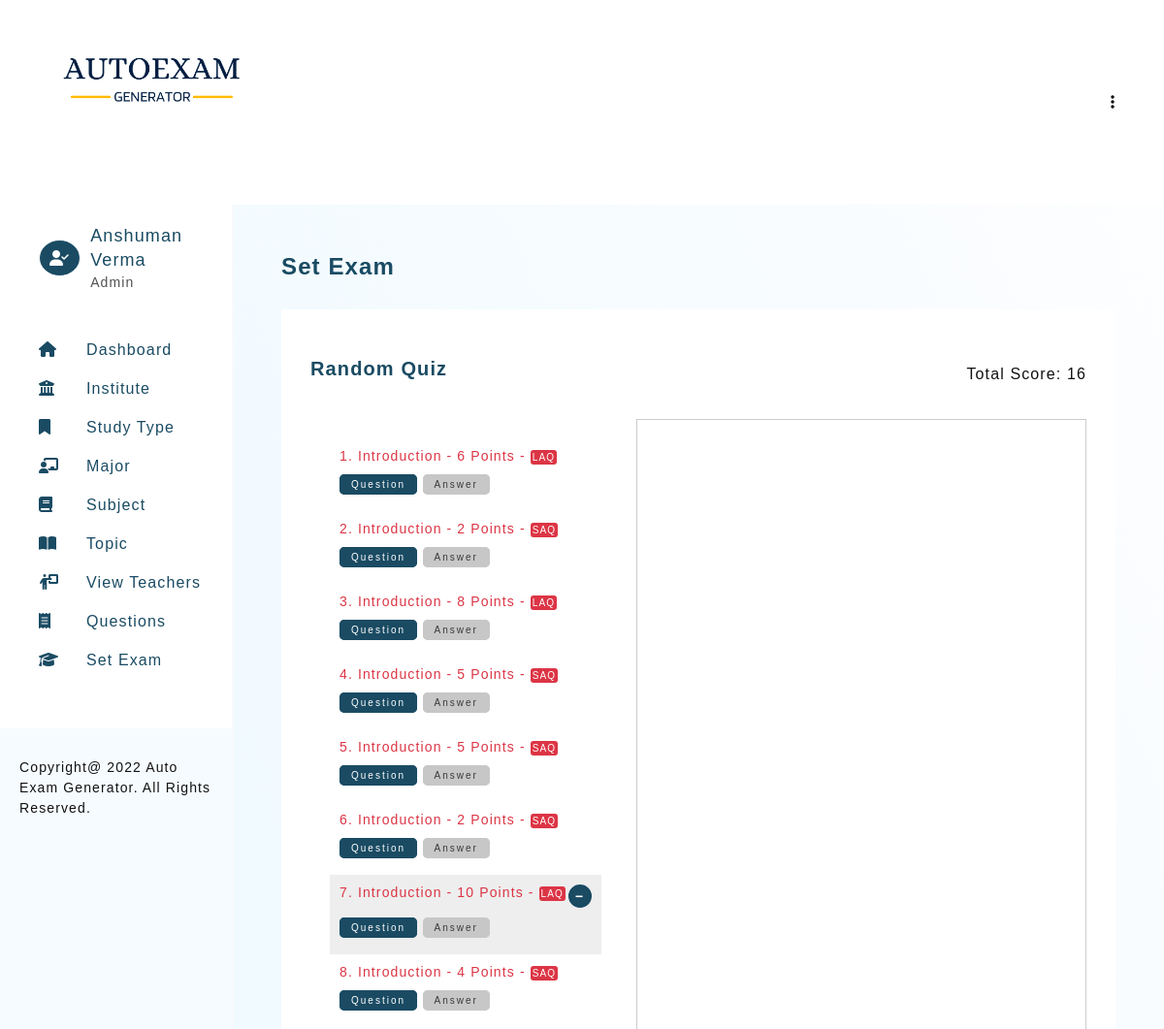
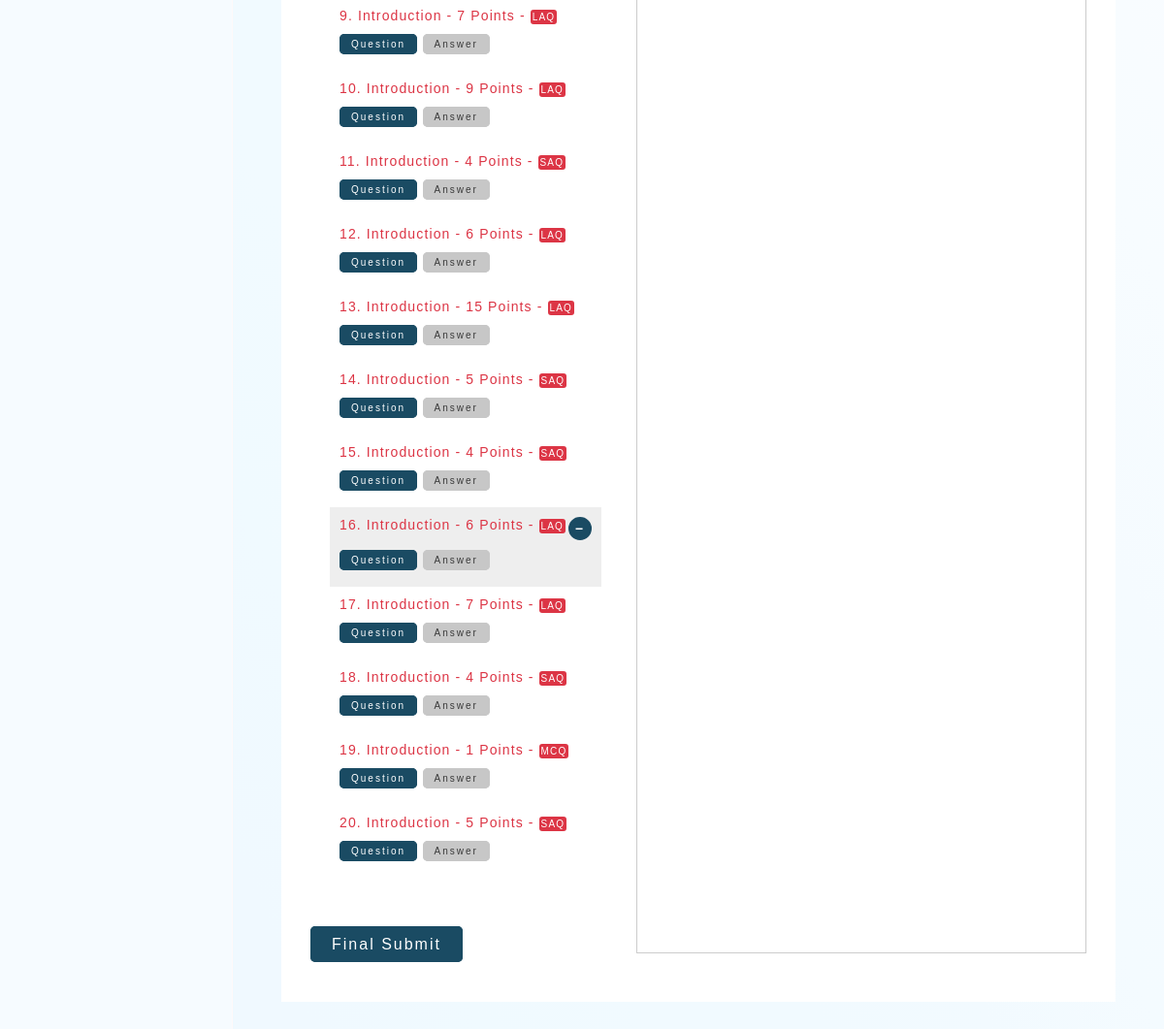
The app's page /autoexam/setExam-4.php?examId=94&&mode=Random (signed in) with its own data (2 pictures, top to bottom).
### tables this page shows
CREATE TABLE `teacher_profile` (
  `teacher_id` int(11) NOT NULL,
  `teacher_firstname` varchar(30) NOT NULL,
  `teacher_lastname` varchar(30) NOT NULL,
  `email` varchar(50) DEFAULT NULL,
  `password` varchar(100) NOT NULL,
  `type` enum('Admin','Teacher') NOT NULL DEFAULT 'Teacher',
  `addedOn` datetime DEFAULT current_timestamp()
);

CREATE TABLE `exam` (
  `examId` int(11) NOT NULL,
  `instituteId` int(11) DEFAULT NULL,
  `studyId` int(11) DEFAULT NULL,
  `majorId` int(11) DEFAULT NULL,
  `subjectId` int(11) DEFAULT NULL,
  `examMode` enum('Manual','Random') DEFAULT NULL,
  `examName` varchar(100) DEFAULT NULL,
  `semester` varchar(12) DEFAULT NULL,
  `examAddedBy` int(11) DEFAULT NULL,
  `examAddedOn` datetime DEFAULT current_timestamp()
);

CREATE TABLE `question_bank` (
  `question_id` int(11) NOT NULL,
  `subject_topic_id` int(11) DEFAULT NULL,
  `question_abbr` varchar(30) DEFAULT NULL,
  `question` longtext NOT NULL,
  `optionA` longtext NOT NULL,
  `optionB` longtext NOT NULL,
  `optionC` longtext NOT NULL,
  `optionD` longtext NOT NULL,
  `answer` longtext NOT NULL,
  `score` int(11) NOT NULL,
  `questionAddedBy` int(11) DEFAULT NULL,
  `questionAddedOn` datetime DEFAULT current_timestamp()
);

CREATE TABLE `subject_topic` (
  `subject_topic_id` int(11) NOT NULL,
  `subject_topic_name` text NOT NULL,
  `subject_id` int(11) DEFAULT NULL,
  `topicAddedBy` int(11) DEFAULT NULL,
  `topicAddedOn` datetime DEFAULT current_timestamp()
);

CREATE TABLE `question_type` (
  `question_type_id` int(11) NOT NULL,
  `question_type_value` varchar(70) DEFAULT NULL,
  `question_abbr` varchar(30) DEFAULT NULL
);

### autoexam/includes/config.php (called while the page is built, shortened)
<?php
    $sitename = "Auto Exam Generator";

### autoexam/setExam-4.php (the view, shortened to what this page needs)
<?php
require_once './templates/header.php';
?>
<section>
    <h3 class="heading">Set Exam</h3>
    <div class="card">
        <?php
            if( isset($_GET['examId']))
            {
                $examQ = mysqli_query($connection, "SELECT * FROM exam WHERE examId = '$_GET[examId]'");
                if(mysqli_num_rows($examQ) >= 1 )
                {
                    $examR = mysqli_fetch_assoc($examQ);
                    $topicsId = '';
                    $examsTopicQ = mysqli_query($connection, "SELECT * FROM exam_topics WHERE examId = '$_GET[examId]'");
                    if(mysqli_num_rows($examsTopicQ) >= 1)
                    {
                        $topicArr = [];
                        while ($examTopicR = mysqli_fetch_assoc($examsTopicQ)) {
                        $topicArr[] = $examTopicR['topicId'];
                        }
                        $topicsId = implode(',',$topicArr);
                    }
                    $typeQ = mysqli_query($connection, "SELECT * FROM exam_type WHERE examId = '$_GET[examId]'");
                    if(mysqli_num_rows($typeQ) >= 1)
                    {
                        while ($typeR = mysqli_fetch_assoc($typeQ))
                        {
                            $val = "'$typeR[question_abbr]'";
                            $typeArr[] = $val ;
                        }
                        $typeId = implode(',',$typeArr);
                    }
                    $questionsQ = mysqli_query($connection,
                        "SELECT * FROM question_bank
                        LEFT JOIN subject_topic ON question_bank.subject_topic_id = subject_topic.subject_topic_id
                        LEFT JOIN question_type ON question_type.question_abbr = question_bank.question_abbr
                        WHERE question_bank.subject_topic_id IN ($topicsId) AND question_bank.question_abbr IN ( $typeId)");
        ?>
        <div class="card-heading">
            <div>
                <h4 class="sub-heading"><?= $examR['examMode']; ?> Quiz</h4>
            </div>
            <p>
                Total Score:
                <span id="examScore">
                    <?php
                        $totalscore = 0;
                        if( isset( $_SESSION['score'] ) )
                        {
                            foreach($_SESSION['score'] as $value)
                            {
                                $totalscore += (int)$value;
                            }
                        }
                        echo $totalscore;
                    ?>
                </span>
            </p>
        </div>
        <div class="main-block">
            <div class="left-block">
                <form method="post" class="form-container g-xlarge">
                    <fieldset class="form-box">
                            <ul class="question-lists">
                                <?php
                                    if(mysqli_num_rows($questionsQ) >= 1)
                                    {
                                        $i = 1;
                                        while ($questionR = mysqli_fetch_assoc($questionsQ))
                                        {
                                            $checked = "";
                                            $quesBg= "";
                                            if( isset($_SESSION['questions'][$questionR['question_id']]))
                                            {
                                                $checked = "<a class=\"btn btn-minus\" href='javascript:void(0)'><span>&#8722;</span></a>";
                                                $quesBg = "light-bg";
                                            }
                                            echo "<li class=\"question-block $quesBg\"  id=\"questionBlock$questionR[question_id]\">
                                                    <p class=\"question-text text-sm\">
                                                        <span class=\"question-type\">
                                                            $i. $questionR[subject_topic_name]
                                                            - $questionR[score] Points -
                                                            <span class=\"text-right badge-red\">$questionR[question_abbr]</span>
                                                        </span>
                                                        <span class=\"checked\" onclick=\"removeQuestionFromExam($questionR[question_id], $questionR[score])\" id=\"checked$questionR[question_id]\">$checked</span>
                                                    </p>
                                                    <div class=\"btn-block\">
                                                        <a href=\"javascript:void(0)\" onclick=\"showQuestionDetails($questionR[question_id], 'question')\" class=\"btn-sm btn-green\">Question</a>
                                                        <a href=\"javascript:void(0)\" onclick=\"showQuestionDetails($questionR[question_id], 'answer')\" class=\"btn-sm btn-back\">Answer</a>
                                                    </div>
                                                </li>";
                                            $i++;
                                        }
                                    }
                                ?>
                            </ul>
                    </fieldset>
                    <div>
                        <?php
                            if(isset($_GET['mode']))
                            {
                                $mode = $_GET['mode'];
                                if($mode == 'Random')
                                {
                                    $exmamode = 'Manual';
                                }
                                elseif($mode == 'Manual')
                                {
                                    $exmamode = 'Manual';
                                }
                            }
                            else
                            {
                                $exmamode = $examR['examMode'];
                            }
                        ?>
                        <a href="setExam-5.php?examId=<?= $_GET['examId']; ?>&&examMode=<?= $exmamode; ?>" class="btn btn-green">Final Submit</a>
                    </div>
                </form>
            </div>
            <div class="right-block" id="question-details">
            </div>
        </div>
        <?php
            }
            else
            {
                echo "Oops! Something went wrong. Please try again later.";
            }
        }
        else
            {
                echo "Oops! Something went wrong. Please try again later.";
            }
        ?>
    </div>
</section>
<?php
    require_once './templates/footer.php';
?>

### autoexam/templates/header.php (shortened to what this page needs)
<?php
    require './includes/config.php';
    require_once './includes/connection.php';
    if(isset($_SESSION['user']))
    {
        $userQuery = mysqli_query($connection, "SELECT * FROM teacher_profile WHERE email = '$_SESSION[user]'");
        $userRow = mysqli_fetch_assoc($userQuery);
    }
?>
<!DOCTYPE html>
<html lang="en">
<head>
    <link rel="stylesheet" href="./assets/css/main.css">
    <link rel="stylesheet" href="./assets/css/style.css">
    <link rel="stylesheet" href="https://cdnjs.cloudflare.com/ajax/libs/font-awesome/6.1.1/css/all.min.css">
</head>
<body>
    <header class="admin-header">
        <h1 class="title">
            <img src="./assets/images/logo.png" alt="Auto Exam Generator" height="60px">
        </h1>
        <div>
            <ul>
                <li class="dropmenu">
                    <a href="#"><i class="fa-solid fa-ellipsis-vertical"></i></a>
                </li>
            </ul>
        </div>
    </header>
    <aside id="asideMenu">
        <div class="profile-header" id="profile-header2">
            <?php
                if($_SESSION['userType'] == 'Admin')
                {
                    echo "<i class=\"fa-solid fa-user-check\"></i>";
                }
                else
                {
                    echo "<i class=\"fa-solid fa-user\"></i>";
                }
            ?>
            <div>
                <h2>
                    <?=
                        $userRow['teacher_firstname'] ." ". $userRow['teacher_lastname']
                    ?>
                </h2>
                <p> <?=  $_SESSION['userType']; ?> </p>
            </div>
        </div>
        <section id="nav-header">
            <nav>
                <ul class="navbar">
                    <li><a href="dashboard.php"><i class="fa-solid fa-house"></i><span>Dashboard</span></a></li>
                            <li><a href="institute-view.php"><i class="fa-solid fa-building-columns"></i><span>Institute</span></a></li>
                            <li><a href="studyType-view.php"><i class="fa-solid fa-bookmark"></i><span>Study Type</span></a></li>
                            <li><a href="major-view.php"><i class="fa-solid fa-chalkboard-user"></i><span>Major</span></a></li>
                            <li><a href="subject-view.php"><i class="fa-solid fa-book"></i><span>Subject</span></a></li>
                            <li><a href="topic-view.php"><i class="fa-solid fa-book-open"></i><span>Topic</span></a></li>
                    <?php
                        if($_SESSION['userType'] == 'Admin')
                        {
                    ?>
                            <li><a href="teacher-view.php"><i class="fa-solid fa-person-chalkboard"></i><span>View Teachers</span></a></li>
                    <?php
                        }
                    ?>
                    <li><a href="question-view.php"><i class="fa-solid fa-receipt"></i><span>Questions</span></a></li>
                    <li><a href="setExam-1.php"><i class="fa-solid fa-graduation-cap"></i><span>Set Exam</span></a></li>
                </ul>
            </nav>
        </section>
        <footer class="copyright">Copyright@
            <?= date("Y"); ?>
            <?= $sitename; ?>. All Rights Reserved.
        </footer>
    </aside>
    <main>

### autoexam/assets/css/main.css (style rules this page uses)
* { margin: 0; padding: 0; box-sizing: border-box; }
body { font-family: 'Gill Sans', 'Gill Sans MT', Calibri, 'Trebuchet MS', sans-serif; color: #121212; letter-spacing: 0.07em; }
html { scroll-behavior: smooth; }
a { text-decoration: none; }
ul { list-style: none; }
.badge-red { background-color: #dc3545; color: #fff; font-size: 10px; padding: 2px; display: inline-block; border-radius: 3px; }
.text-right { text-align: right; }
.text-sm { font-size: 14px; }
.light-bg { background-color: #eee; }
.btn { padding: 8px 20px; border-radius: 5px; transition: all 0.2s; letter-spacing: 2px; font-size: 16px; }
.btn-sm { padding: 3px 10px; font-size: 10px; letter-spacing: 2px; transition: all 0.2s; border-radius: 5px; }
.btn-back { background-color: #c7c7c7; color: #3a3a3a; border: solid 2px #c7c7c7; }
.btn-green { background-color: #1a4b63; color: #fff; border: solid 2px #1a4b63; }

### autoexam/assets/css/style.css (style rules this page uses)
:root { --primary-color: #1a4b63; }
body { color: #121212; }
.admin-header { padding: 0 50px; background-color: #fff; display: flex; justify-content: space-between; width: 100%; z-index: 12; height: 10vh; line-height: 10vh; position: fixed; top: 0; left: 0; }
.admin-header .dropmenu { position: relative; text-align: right; }
.admin-header .dropmenu a { color: #121212; }
aside { width: 50%; background-color: #fff; height: 100%; overflow: auto; position: fixed; display: flex; flex-direction: column; justify-content: space-between; border-right: solid 1px rgb(255, 249, 249); display: none; background-color: #f6fbff; }
aside > #nav-header { padding: 20px 20px 50px 40px; display: grid; grid-template-columns: 1fr; row-gap: 20px; align-content: start; background-color: #fff; }
h1.title { color: var(--primary-color); font-size: 18px; }
.profile-header { display: flex; justify-content: flex-start; align-items: center; line-height: 1.4; padding: 20px 20px 20px 40px; background-color: #fff; }
.profile-header > i { border-radius: 50%; color: #fff; border: solid 1px; padding: 10px; background-color: var(--primary-color); margin-right: 10px; }
.profile-header > div > h2 { color: var(--primary-color); font-size: 18px; font-weight: normal; }
.profile-header > div > p { color: #515151; font-size: 14px; }
aside > #nav-header > nav > ul { line-height: 2.5; }
aside > #nav-header > nav > ul > li > a { color: var(--primary-color); font-size: 16px; display: block; }
aside > #nav-header > nav > ul > li > a > i { display: inline-block; width: 30px; }
aside > #nav-header > nav > ul > li > a > span { margin-left: 19px; }
aside > footer { background-color: #f6fbff; padding: 30px 20px 30px; line-height: 1.5; font-size: 14px; }
main { background-image: linear-gradient(to right top, #f0f9ff, #f0f9ff, #f0faff, #f1faff, #f1faff, #f2faff, #f4fbff, #f5fbff, #f7fcff, #f9fcff, #fbfdff, #fdfeff); min-height: 100vh; padding: 50px 50px; margin-top: 10vh; }
main > section { margin-bottom: 100px; }
.heading { color: var(--primary-color); margin-bottom: 30px; font-size: 24px; font-weight: 600; }
.sub-heading { color: var(--primary-color); margin-bottom: 10px; font-size: 20px; font-weight: 600; }
.card { background-color: #fff; padding: 50px 30px; }
.card-heading { display: flex; justify-content: space-between; align-items: center; margin-bottom: 30px; flex-direction: column; }
.form-container { display: grid; grid-template-columns: 1fr; }
.g-xlarge { grid-gap: 40px; }
.form-container > .form-box { padding: 20px; }
.form-box .btn-block { padding: 10px 0; }
.question-block { padding: 10px; }
.question-text { color: #dc3545; }
.left-block .form-box { max-height: 80vh; overflow: auto; }
.question-text { display: flex; justify-content: space-between; }
.main-block { display: flex; justify-content: space-between; }
.left-block { width: 40%; }
.left-block .form-box { border: none; }
.right-block { width: 58%; border: solid 1px #ccc; max-height: 80vh; overflow: auto; }
.checked { color: var(--primary-color); font-weight: bold; font-size: 12px; display: inline-block; }
.btn-minus { padding: 2px 5px; background-color: var(--primary-color); color: #fff; border: solid 2px var(--primary-color); font-weight: bold; font-size: 14px; border-radius: 50%; transition: all 0.5s; display: inline-block; }
@media (min-width: 992px) { aside { display: block; width: 20%; } }
@media (min-width: 992px) { main { margin-left: 20%; width: 80%; } }
@media (min-width: 992px) { .card-heading { flex-direction: row; } }

### records on screen
teacher_profile: teacher_firstname "Anshuman", teacher_lastname "Verma"
exam: examMode "Random"
question_bank: subject_topic.subject_topic_name "Introduction", score "6", question_type.question_abbr "LAQ"
question_bank: subject_topic.subject_topic_name "Introduction", score "2", question_type.question_abbr "SAQ"
question_bank: subject_topic.subject_topic_name "Introduction", score "8", question_type.question_abbr "LAQ"
question_bank: subject_topic.subject_topic_name "Introduction", score "5", question_type.question_abbr "SAQ"
question_bank: subject_topic.subject_topic_name "Introduction", score "5", question_type.question_abbr "SAQ"
question_bank: subject_topic.subject_topic_name "Introduction", score "2", question_type.question_abbr "SAQ"
question_bank: subject_topic.subject_topic_name "Introduction", score "10", question_type.question_abbr "LAQ"
question_bank: subject_topic.subject_topic_name "Introduction", score "4", question_type.question_abbr "SAQ"
question_bank: subject_topic.subject_topic_name "Introduction", score "7", question_type.question_abbr "LAQ"
question_bank: subject_topic.subject_topic_name "Introduction", score "9", question_type.question_abbr "LAQ"
question_bank: subject_topic.subject_topic_name "Introduction", score "4", question_type.question_abbr "SAQ"
question_bank: subject_topic.subject_topic_name "Introduction", score "6", question_type.question_abbr "LAQ"
question_bank: subject_topic.subject_topic_name "Introduction", score "15", question_type.question_abbr "LAQ"
question_bank: subject_topic.subject_topic_name "Introduction", score "5", question_type.question_abbr "SAQ"
question_bank: subject_topic.subject_topic_name "Introduction", score "4", question_type.question_abbr "SAQ"
question_bank: subject_topic.subject_topic_name "Introduction", score "6", question_type.question_abbr "LAQ"
question_bank: subject_topic.subject_topic_name "Introduction", score "7", question_type.question_abbr "LAQ"
question_bank: subject_topic.subject_topic_name "Introduction", score "4", question_type.question_abbr "SAQ"
question_bank: subject_topic.subject_topic_name "Introduction", score "1", question_type.question_abbr "MCQ"
question_bank: subject_topic.subject_topic_name "Introduction", score "5", question_type.question_abbr "SAQ"

### other values on screen
$_SESSION['userType'] "Admin"
$sitename "Auto Exam Generator"
$totalscore "16"
